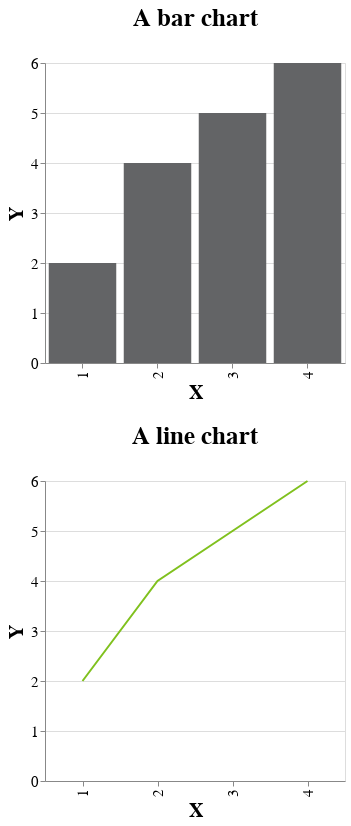

Notebook cell for this chart:
### Markdown cell above
## Vertical Concatenation

### Code cell
configure_layout(alt.vconcat(chart1,chart2))

### Figure 1 — Vega-Lite specification as saved in the notebook (floating-point values rounded to 4 significant figures)
{"config": {"view": {"continuousWidth": 400, "continuousHeight": 300}, "axis": {"labelFontSize": 15, "titleFontSize": 20}, "legend": {"labelFontSize": 15, "titleFontSize": 20}, "title": {"fontSize": 25, "offset": 25}}, "vconcat": [{"mark": "bar", "encoding": {"color": {"value": "#636466"}, "x": {"field": "X", "type": "ordinal"}, "y": {"field": "Y", "type": "quantitative"}}, "title": "A bar chart", "width": 300}, {"mark": "line", "encoding": {"color": {"value": "#80C11E"}, "x": {"field": "X", "type": "ordinal"}, "y": {"field": "Y", "type": "quantitative"}}, "title": "A line chart", "width": 300}], "data": {"name": "data-f6be64e55b67dfa3f8d06ba53b7821fc"}, "$schema": "https://vega.github.io/schema/vega-lite/v4.17.0.json", "datasets": {"data-f6be64e55b67dfa3f8d06ba53b7821fc": [{"X": 1, "Y": 2, "Z": 3, "H": 5, "M": 3, "Country": "USA"}, {"X": 2, "Y": 4, "Z": 4, "H": 6, "M": 4, "Country": "EU"}, {"X": 3, "Y": 5, "Z": 5, "H": 8, "M": 5, "Country": "EU"}, {"X": 4, "Y": 6, "Z": 6, "H": 9, "M": 3, "Country": "USA"}]}}
